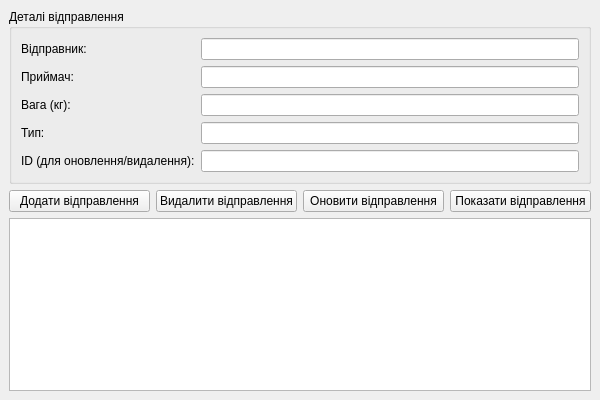
<?xml version="1.0" encoding="UTF-8"?>
<ui version="4.0">
 <class>MainWindow</class>
 <widget class="QMainWindow" name="MainWindow">
  <property name="geometry">
   <rect>
    <x>0</x>
    <y>0</y>
    <width>600</width>
    <height>400</height>
   </rect>
  </property>
  <property name="windowTitle">
   <string>Shipment Manager</string>
  </property>
  <widget class="QWidget" name="centralwidget">
   <layout class="QVBoxLayout" name="verticalLayout">
    <item>
     <widget class="QGroupBox" name="inputGroup">
      <property name="title">
       <string>Деталі відправлення</string>
      </property>
      <layout class="QGridLayout" name="gridLayout">
       <item row="0" column="0">
        <widget class="QLabel" name="labelSender">
         <property name="text">
          <string>Відправник:</string>
         </property>
        </widget>
       </item>
       <item row="0" column="1">
        <widget class="QLineEdit" name="senderEdit"/>
       </item>
       <item row="1" column="0">
        <widget class="QLabel" name="labelReceiver">
         <property name="text">
          <string>Приймач:</string>
         </property>
        </widget>
       </item>
       <item row="1" column="1">
        <widget class="QLineEdit" name="receiverEdit"/>
       </item>
       <item row="2" column="0">
        <widget class="QLabel" name="labelWeight">
         <property name="text">
          <string>Вага (кг):</string>
         </property>
        </widget>
       </item>
       <item row="2" column="1">
        <widget class="QLineEdit" name="weightEdit"/>
       </item>
       <item row="3" column="0">
        <widget class="QLabel" name="labelType">
         <property name="text">
          <string>Тип:</string>
         </property>
        </widget>
       </item>
       <item row="3" column="1">
        <widget class="QLineEdit" name="typeEdit"/>
       </item>
       <item row="4" column="0">
        <widget class="QLabel" name="labelId">
         <property name="text">
          <string>ID (для оновлення/видалення):</string>
         </property>
        </widget>
       </item>
       <item row="4" column="1">
        <widget class="QLineEdit" name="idEdit"/>
       </item>
      </layout>
     </widget>
    </item>
    <item>
     <layout class="QHBoxLayout" name="buttonLayout">
      <item>
       <widget class="QPushButton" name="addButton">
        <property name="text">
         <string>Додати відправлення</string>
        </property>
       </widget>
      </item>
      <item>
       <widget class="QPushButton" name="deleteButton">
        <property name="text">
         <string>Видалити відправлення</string>
        </property>
       </widget>
      </item>
      <item>
       <widget class="QPushButton" name="updateButton">
        <property name="text">
         <string>Оновити відправлення</string>
        </property>
       </widget>
      </item>
      <item>
       <widget class="QPushButton" name="showButton">
        <property name="text">
         <string>Показати відправлення</string>
        </property>
       </widget>
      </item>
     </layout>
    </item>
    <item>
     <widget class="QListWidget" name="listWidget"/>
    </item>
   </layout>
  </widget>
 </widget>
 <resources/>
 <connections/>
</ui>
